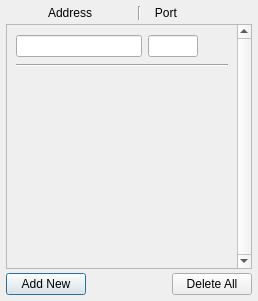
<?xml version="1.0" encoding="UTF-8"?>
<ui version="4.0">
 <class>AddressDialog</class>
 <widget class="QDialog" name="AddressDialog">
  <property name="geometry">
   <rect>
    <x>0</x>
    <y>0</y>
    <width>258</width>
    <height>301</height>
   </rect>
  </property>
  <property name="windowTitle">
   <string>Dialog</string>
  </property>
  <layout class="QVBoxLayout" name="verticalLayout">
   <property name="spacing">
    <number>4</number>
   </property>
   <property name="leftMargin">
    <number>6</number>
   </property>
   <property name="topMargin">
    <number>6</number>
   </property>
   <property name="rightMargin">
    <number>6</number>
   </property>
   <property name="bottomMargin">
    <number>6</number>
   </property>
   <item>
    <layout class="QHBoxLayout" name="layout_header">
     <item>
      <spacer name="horizontalSpacer_4">
       <property name="orientation">
        <enum>Qt::Horizontal</enum>
       </property>
       <property name="sizeType">
        <enum>QSizePolicy::Fixed</enum>
       </property>
       <property name="sizeHint" stdset="0">
        <size>
         <width>40</width>
         <height>5</height>
        </size>
       </property>
      </spacer>
     </item>
     <item>
      <widget class="QLabel" name="header_address">
       <property name="sizePolicy">
        <sizepolicy hsizetype="Expanding" vsizetype="Fixed">
         <horstretch>0</horstretch>
         <verstretch>0</verstretch>
        </sizepolicy>
       </property>
       <property name="text">
        <string>Address            </string>
       </property>
       <property name="alignment">
        <set>Qt::AlignCenter</set>
       </property>
      </widget>
     </item>
     <item>
      <widget class="Line" name="line_2">
       <property name="orientation">
        <enum>Qt::Vertical</enum>
       </property>
      </widget>
     </item>
     <item>
      <widget class="QLabel" name="header_port">
       <property name="sizePolicy">
        <sizepolicy hsizetype="Fixed" vsizetype="Fixed">
         <horstretch>0</horstretch>
         <verstretch>0</verstretch>
        </sizepolicy>
       </property>
       <property name="text">
        <string>   Port</string>
       </property>
      </widget>
     </item>
     <item>
      <spacer name="horizontalSpacer_3">
       <property name="orientation">
        <enum>Qt::Horizontal</enum>
       </property>
       <property name="sizeType">
        <enum>QSizePolicy::Fixed</enum>
       </property>
       <property name="sizeHint" stdset="0">
        <size>
         <width>74</width>
         <height>5</height>
        </size>
       </property>
      </spacer>
     </item>
    </layout>
   </item>
   <item>
    <widget class="QScrollArea" name="scrollArea">
     <property name="verticalScrollBarPolicy">
      <enum>Qt::ScrollBarAlwaysOn</enum>
     </property>
     <property name="widgetResizable">
      <bool>true</bool>
     </property>
     <widget class="QWidget" name="scrollAreaWidgetContents">
      <property name="geometry">
       <rect>
        <x>0</x>
        <y>0</y>
        <width>227</width>
        <height>239</height>
       </rect>
      </property>
      <layout class="QVBoxLayout" name="verticalLayout_2">
       <item>
        <layout class="QHBoxLayout" name="horizontalLayout_2">
         <item>
          <widget class="QLineEdit" name="edit_address">
           <property name="minimumSize">
            <size>
             <width>0</width>
             <height>22</height>
            </size>
           </property>
           <property name="contextMenuPolicy">
            <enum>Qt::NoContextMenu</enum>
           </property>
           <property name="alignment">
            <set>Qt::AlignCenter</set>
           </property>
          </widget>
         </item>
         <item>
          <widget class="QLineEdit" name="edit_port">
           <property name="minimumSize">
            <size>
             <width>0</width>
             <height>22</height>
            </size>
           </property>
           <property name="maximumSize">
            <size>
             <width>50</width>
             <height>16777215</height>
            </size>
           </property>
           <property name="contextMenuPolicy">
            <enum>Qt::NoContextMenu</enum>
           </property>
           <property name="text">
            <string/>
           </property>
           <property name="alignment">
            <set>Qt::AlignCenter</set>
           </property>
          </widget>
         </item>
         <item>
          <spacer name="horizontalSpacer_2">
           <property name="orientation">
            <enum>Qt::Horizontal</enum>
           </property>
           <property name="sizeType">
            <enum>QSizePolicy::Fixed</enum>
           </property>
           <property name="sizeHint" stdset="0">
            <size>
             <width>30</width>
             <height>24</height>
            </size>
           </property>
          </spacer>
         </item>
        </layout>
       </item>
       <item>
        <widget class="Line" name="line">
         <property name="orientation">
          <enum>Qt::Horizontal</enum>
         </property>
        </widget>
       </item>
       <item>
        <layout class="QVBoxLayout" name="layout_addresses"/>
       </item>
       <item>
        <spacer name="verticalSpacer">
         <property name="orientation">
          <enum>Qt::Vertical</enum>
         </property>
         <property name="sizeHint" stdset="0">
          <size>
           <width>20</width>
           <height>221</height>
          </size>
         </property>
        </spacer>
       </item>
      </layout>
     </widget>
    </widget>
   </item>
   <item>
    <layout class="QHBoxLayout" name="horizontalLayout">
     <item>
      <widget class="QPushButton" name="button_add">
       <property name="text">
        <string>Add New</string>
       </property>
      </widget>
     </item>
     <item>
      <spacer name="horizontalSpacer">
       <property name="orientation">
        <enum>Qt::Horizontal</enum>
       </property>
       <property name="sizeHint" stdset="0">
        <size>
         <width>40</width>
         <height>20</height>
        </size>
       </property>
      </spacer>
     </item>
     <item>
      <widget class="QPushButton" name="button_delete">
       <property name="text">
        <string>Delete All</string>
       </property>
      </widget>
     </item>
    </layout>
   </item>
  </layout>
 </widget>
 <resources/>
 <connections/>
</ui>
